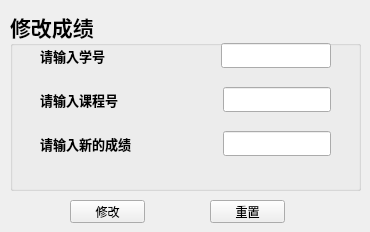
      <widget class="QWidget" name="tab_13">
       <attribute name="title">
        <string>修改</string>
       </attribute>
       <widget class="QGroupBox" name="groupBox_9">
        <property name="geometry">
         <rect>
          <x>10</x>
          <y>10</y>
          <width>351</width>
          <height>181</height>
         </rect>
        </property>
        <property name="font">
         <font>
          <family>华文隶书</family>
          <pointsize>16</pointsize>
          <weight>75</weight>
          <bold>true</bold>
         </font>
        </property>
        <property name="title">
         <string>修改成绩</string>
        </property>
        <widget class="QWidget" name="layoutWidget7">
         <property name="geometry">
          <rect>
           <x>30</x>
           <y>20</y>
           <width>291</width>
           <height>141</height>
          </rect>
         </property>
         <layout class="QVBoxLayout" name="verticalLayout_9">
          <item>
           <layout class="QHBoxLayout" name="horizontalLayout_23">
            <item>
             <widget class="QLabel" name="modGradeSnoLabel">
              <property name="font">
               <font>
                <family>仿宋</family>
                <pointsize>10</pointsize>
               </font>
              </property>
              <property name="text">
               <string>请输入学号</string>
              </property>
             </widget>
            </item>
            <item>
             <spacer name="horizontalSpacer_8">
              <property name="orientation">
               <enum>Qt::Horizontal</enum>
              </property>
              <property name="sizeHint" stdset="0">
               <size>
                <width>40</width>
                <height>20</height>
               </size>
              </property>
             </spacer>
            </item>
            <item>
             <widget class="QLineEdit" name="modGradeSnoInput">
              <property name="font">
               <font>
                <family>宋体</family>
                <pointsize>9</pointsize>
                <weight>50</weight>
                <bold>false</bold>
               </font>
              </property>
             </widget>
            </item>
           </layout>
          </item>
          <item>
           <layout class="QHBoxLayout" name="horizontalLayout_24">
            <item>
             <widget class="QLabel" name="modGradeCnoLabel">
              <property name="font">
               <font>
                <family>仿宋</family>
                <pointsize>10</pointsize>
               </font>
              </property>
              <property name="text">
               <string>请输入课程号</string>
              </property>
             </widget>
            </item>
            <item>
             <spacer name="horizontalSpacer_9">
              <property name="orientation">
               <enum>Qt::Horizontal</enum>
              </property>
              <property name="sizeHint" stdset="0">
               <size>
                <width>40</width>
                <height>20</height>
               </size>
              </property>
             </spacer>
            </item>
            <item>
             <widget class="QLineEdit" name="modGradeCnoInput">
              <property name="font">
               <font>
                <family>宋体</family>
                <pointsize>9</pointsize>
                <weight>50</weight>
                <bold>false</bold>
               </font>
              </property>
             </widget>
            </item>
           </layout>
          </item>
          <item>
           <layout class="QHBoxLayout" name="horizontalLayout_25">
            <item>
             <widget class="QLabel" name="modGradeNewGradeLabel">
              <property name="font">
               <font>
                <family>仿宋</family>
                <pointsize>10</pointsize>
               </font>
              </property>
              <property name="text">
               <string>请输入新的成绩</string>
              </property>
             </widget>
            </item>
            <item>
             <spacer name="horizontalSpacer_10">
              <property name="orientation">
               <enum>Qt::Horizontal</enum>
              </property>
              <property name="sizeHint" stdset="0">
               <size>
                <width>40</width>
                <height>20</height>
               </size>
              </property>
             </spacer>
            </item>
            <item>
             <widget class="QLineEdit" name="modGradeNewGradeInput">
              <property name="font">
               <font>
                <family>宋体</family>
                <pointsize>9</pointsize>
                <weight>50</weight>
                <bold>false</bold>
               </font>
              </property>
             </widget>
            </item>
           </layout>
          </item>
         </layout>
        </widget>
       </widget>
       <widget class="QPushButton" name="modGradeBtn">
        <property name="geometry">
         <rect>
          <x>70</x>
          <y>200</y>
          <width>75</width>
          <height>23</height>
         </rect>
        </property>
        <property name="font">
         <font>
          <family>宋体</family>
          <pointsize>9</pointsize>
         </font>
        </property>
        <property name="text">
         <string>修改</string>
        </property>
       </widget>
       <widget class="QPushButton" name="resetModGradeBtn">
        <property name="geometry">
         <rect>
          <x>210</x>
          <y>200</y>
          <width>75</width>
          <height>23</height>
         </rect>
        </property>
        <property name="font">
         <font>
          <family>宋体</family>
          <pointsize>9</pointsize>
         </font>
        </property>
        <property name="text">
         <string>重置</string>
        </property>
       </widget>
      </widget>
